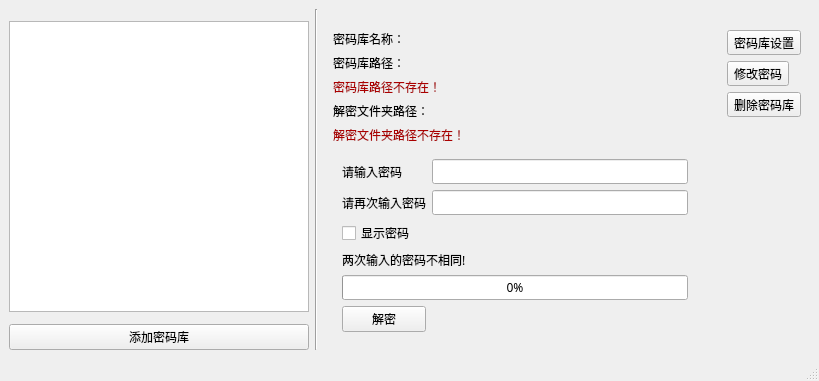
<?xml version="1.0" encoding="UTF-8"?>
<ui version="4.0">
 <class>MainWindow</class>
 <widget class="QMainWindow" name="MainWindow">
  <property name="geometry">
   <rect>
    <x>0</x>
    <y>0</y>
    <width>819</width>
    <height>381</height>
   </rect>
  </property>
  <property name="font">
   <font>
    <family>微软雅黑</family>
   </font>
  </property>
  <property name="windowTitle">
   <string>MainWindow</string>
  </property>
  <widget class="QWidget" name="centralwidget">
   <layout class="QGridLayout" name="gridLayout">
    <item row="2" column="1">
     <widget class="QListWidget" name="vaultList">
      <property name="maximumSize">
       <size>
        <width>300</width>
        <height>16777215</height>
       </size>
      </property>
      <property name="font">
       <font>
        <family>微软雅黑</family>
       </font>
      </property>
     </widget>
    </item>
    <item row="0" column="3" rowspan="5">
     <widget class="Line" name="line">
      <property name="font">
       <font>
        <family>微软雅黑</family>
       </font>
      </property>
      <property name="orientation">
       <enum>Qt::Vertical</enum>
      </property>
     </widget>
    </item>
    <item row="4" column="1">
     <widget class="QPushButton" name="addVaultButton">
      <property name="font">
       <font>
        <family>微软雅黑</family>
       </font>
      </property>
      <property name="text">
       <string>添加密码库</string>
      </property>
     </widget>
    </item>
    <item row="2" column="4" rowspan="3">
     <widget class="QWidget" name="vaultInfoWidget" native="true">
      <property name="sizePolicy">
       <sizepolicy hsizetype="Preferred" vsizetype="Preferred">
        <horstretch>0</horstretch>
        <verstretch>0</verstretch>
       </sizepolicy>
      </property>
      <property name="minimumSize">
       <size>
        <width>0</width>
        <height>0</height>
       </size>
      </property>
      <property name="font">
       <font>
        <family>微软雅黑</family>
       </font>
      </property>
      <layout class="QGridLayout" name="gridLayout_2">
       <item row="2" column="0">
        <widget class="QLabel" name="vaultPathReminderLabel">
         <property name="font">
          <font>
           <family>微软雅黑</family>
          </font>
         </property>
         <property name="styleSheet">
          <string notr="true">color:rgb(170, 0, 0)</string>
         </property>
         <property name="text">
          <string>密码库路径不存在！</string>
         </property>
        </widget>
       </item>
       <item row="5" column="0" colspan="2">
        <spacer name="verticalSpacer">
         <property name="font">
          <font>
           <family>微软雅黑</family>
          </font>
         </property>
         <property name="orientation">
          <enum>Qt::Vertical</enum>
         </property>
         <property name="sizeHint" stdset="0">
          <size>
           <width>20</width>
           <height>40</height>
          </size>
         </property>
        </spacer>
       </item>
       <item row="14" column="0">
        <widget class="QWidget" name="passwordInputWidget" native="true">
         <property name="minimumSize">
          <size>
           <width>0</width>
           <height>0</height>
          </size>
         </property>
         <property name="font">
          <font>
           <family>微软雅黑</family>
          </font>
         </property>
         <layout class="QGridLayout" name="gridLayout_3">
          <item row="5" column="0" colspan="2">
           <widget class="QProgressBar" name="progressBar">
            <property name="enabled">
             <bool>true</bool>
            </property>
            <property name="font">
             <font>
              <family>微软雅黑</family>
             </font>
            </property>
            <property name="value">
             <number>0</number>
            </property>
           </widget>
          </item>
          <item row="0" column="0">
           <widget class="QLabel" name="passwordLabel">
            <property name="font">
             <font>
              <family>微软雅黑</family>
             </font>
            </property>
            <property name="text">
             <string>请输入密码</string>
            </property>
           </widget>
          </item>
          <item row="4" column="0" colspan="2">
           <widget class="QLabel" name="progressReminder">
            <property name="font">
             <font>
              <family>微软雅黑</family>
             </font>
            </property>
            <property name="text">
             <string>两次输入的密码不相同!</string>
            </property>
           </widget>
          </item>
          <item row="6" column="0">
           <widget class="QPushButton" name="pushButton_2">
            <property name="font">
             <font>
              <family>微软雅黑</family>
             </font>
            </property>
            <property name="text">
             <string>解密</string>
            </property>
           </widget>
          </item>
          <item row="0" column="1">
           <widget class="QLineEdit" name="passwordEdit">
            <property name="font">
             <font>
              <family>微软雅黑</family>
             </font>
            </property>
            <property name="echoMode">
             <enum>QLineEdit::Password</enum>
            </property>
           </widget>
          </item>
          <item row="1" column="0">
           <widget class="QLabel" name="passwordTwiceLabel">
            <property name="font">
             <font>
              <family>微软雅黑</family>
             </font>
            </property>
            <property name="text">
             <string>请再次输入密码</string>
            </property>
           </widget>
          </item>
          <item row="1" column="1">
           <widget class="QLineEdit" name="passwordTwiceEdit">
            <property name="font">
             <font>
              <family>微软雅黑</family>
             </font>
            </property>
            <property name="echoMode">
             <enum>QLineEdit::Password</enum>
            </property>
           </widget>
          </item>
          <item row="2" column="0">
           <widget class="QCheckBox" name="showPassword">
            <property name="text">
             <string>显示密码</string>
            </property>
           </widget>
          </item>
         </layout>
        </widget>
       </item>
       <item row="1" column="0" colspan="2">
        <widget class="QLabel" name="vaultPathLabel">
         <property name="font">
          <font>
           <family>微软雅黑</family>
          </font>
         </property>
         <property name="text">
          <string>密码库路径：</string>
         </property>
        </widget>
       </item>
       <item row="3" column="0" colspan="2">
        <widget class="QLabel" name="filePathLabel">
         <property name="font">
          <font>
           <family>微软雅黑</family>
          </font>
         </property>
         <property name="text">
          <string>解密文件夹路径：</string>
         </property>
        </widget>
       </item>
       <item row="0" column="0" colspan="2">
        <widget class="QLabel" name="vaultNameLabel">
         <property name="font">
          <font>
           <family>微软雅黑</family>
          </font>
         </property>
         <property name="text">
          <string>密码库名称：</string>
         </property>
        </widget>
       </item>
       <item row="4" column="0">
        <widget class="QLabel" name="filePathReminderLabel">
         <property name="font">
          <font>
           <family>微软雅黑</family>
          </font>
         </property>
         <property name="styleSheet">
          <string notr="true">color:rgb(170, 0, 0)</string>
         </property>
         <property name="text">
          <string>解密文件夹路径不存在！</string>
         </property>
        </widget>
       </item>
      </layout>
     </widget>
    </item>
    <item row="2" column="5" rowspan="3">
     <widget class="QWidget" name="vaultConfigWidget" native="true">
      <property name="font">
       <font>
        <family>微软雅黑</family>
       </font>
      </property>
      <layout class="QVBoxLayout" name="verticalLayout_2">
       <item>
        <widget class="QToolButton" name="vaultSettings">
         <property name="font">
          <font>
           <family>微软雅黑</family>
          </font>
         </property>
         <property name="text">
          <string>密码库设置</string>
         </property>
        </widget>
       </item>
       <item>
        <widget class="QToolButton" name="changePassword">
         <property name="font">
          <font>
           <family>微软雅黑</family>
          </font>
         </property>
         <property name="text">
          <string>修改密码</string>
         </property>
        </widget>
       </item>
       <item>
        <widget class="QToolButton" name="delVault">
         <property name="text">
          <string>删除密码库</string>
         </property>
        </widget>
       </item>
       <item>
        <spacer name="verticalSpacer_2">
         <property name="font">
          <font>
           <family>微软雅黑</family>
          </font>
         </property>
         <property name="orientation">
          <enum>Qt::Vertical</enum>
         </property>
         <property name="sizeHint" stdset="0">
          <size>
           <width>20</width>
           <height>40</height>
          </size>
         </property>
        </spacer>
       </item>
      </layout>
     </widget>
    </item>
   </layout>
  </widget>
  <widget class="QMenuBar" name="menubar">
   <property name="geometry">
    <rect>
     <x>0</x>
     <y>0</y>
     <width>819</width>
     <height>22</height>
    </rect>
   </property>
  </widget>
  <widget class="QStatusBar" name="statusbar"/>
 </widget>
 <resources/>
 <connections>
  <connection>
   <sender>showPassword</sender>
   <signal>toggled(bool)</signal>
   <receiver>MainWindow</receiver>
   <slot>update_password_echo_mode(bool)</slot>
   <hints>
    <hint type="sourcelabel">
     <x>423</x>
     <y>271</y>
    </hint>
    <hint type="destinationlabel">
     <x>389</x>
     <y>381</y>
    </hint>
   </hints>
  </connection>
 </connections>
 <slots>
  <slot>update_password_echo_mode(bool)</slot>
 </slots>
</ui>
